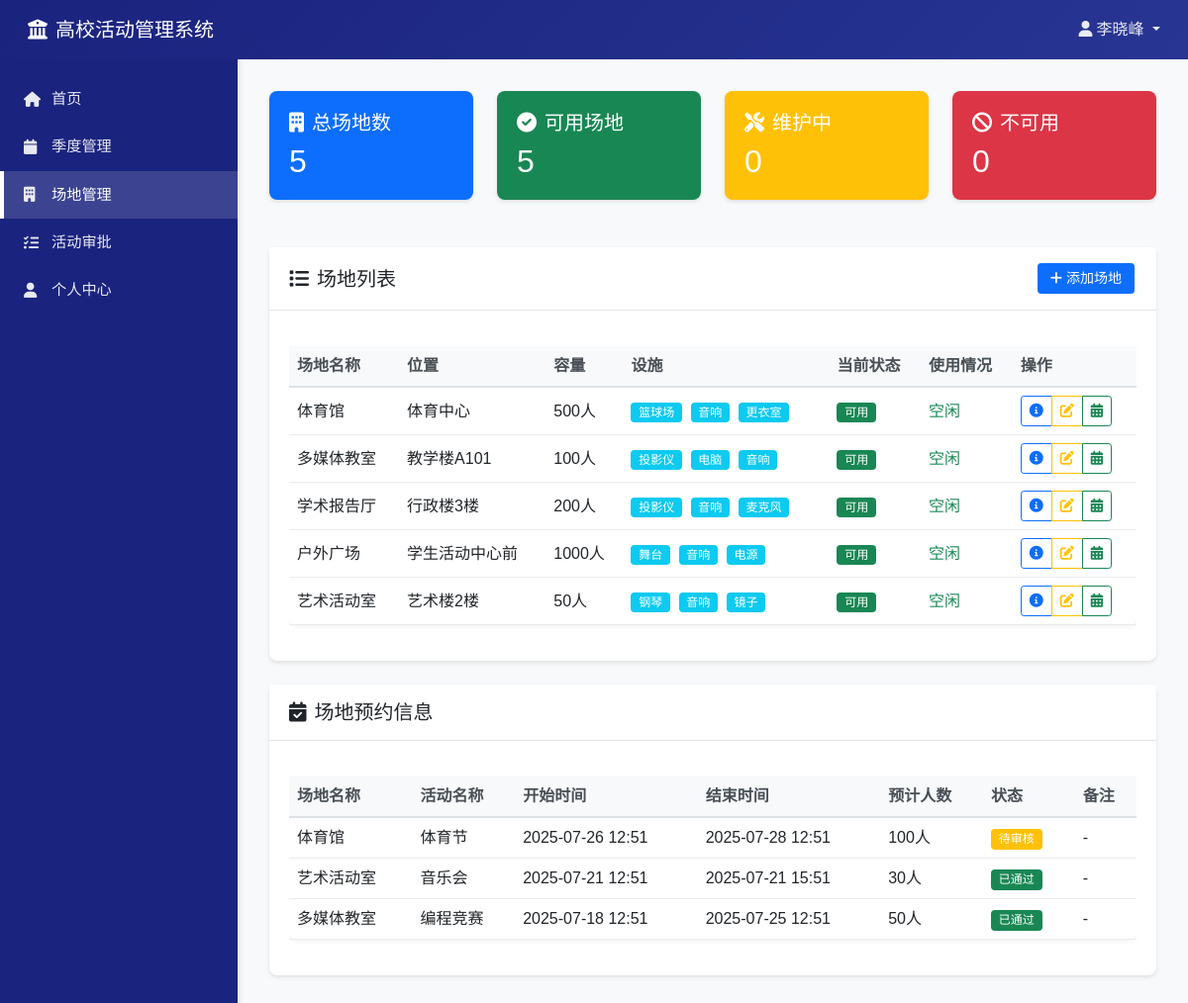
/admin/venues (signed in), run on an earlier commit of the app's database.
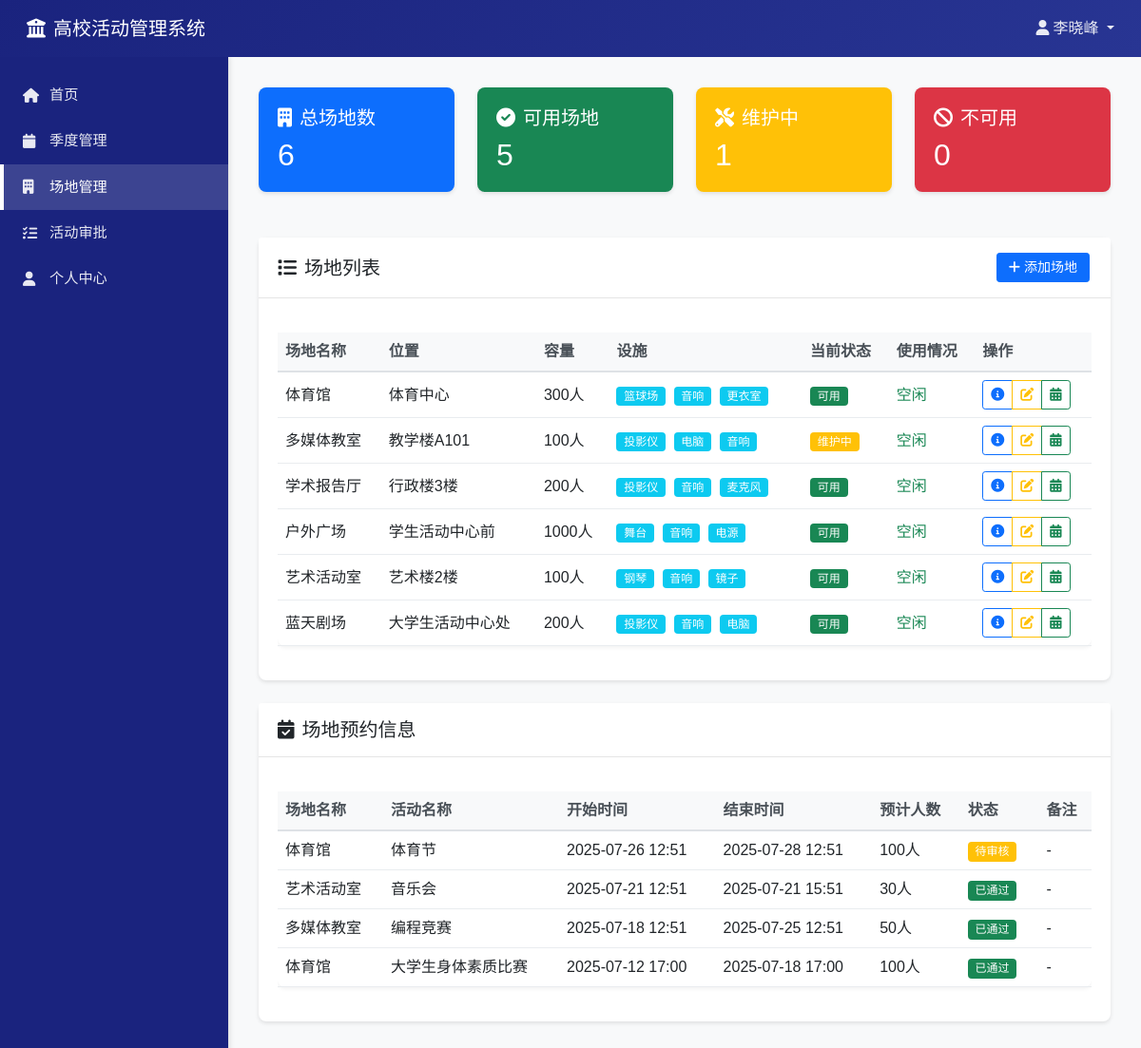
And on a later commit of the database.
### tables this page shows
CREATE TABLE venues (
            venue_id INTEGER PRIMARY KEY AUTOINCREMENT,
            venue_name TEXT NOT NULL,
            location TEXT NOT NULL,
            capacity INTEGER NOT NULL,
            facilities TEXT,
            status TEXT DEFAULT 'available' CHECK (status IN ('available', 'maintenance', 'unavailable'))
        );

CREATE TABLE venue_bookings (
            booking_id INTEGER PRIMARY KEY AUTOINCREMENT,
            venue_id INTEGER NOT NULL,
            activity_id INTEGER NOT NULL,
            start_time TIMESTAMP NOT NULL,
            end_time TIMESTAMP NOT NULL,
            booking_status TEXT DEFAULT 'pending' CHECK (booking_status IN ('pending', 'approved', 'rejected', 'cancelled')),
            organizer_id INTEGER NOT NULL,
            admin_id INTEGER,
            created_at TIMESTAMP DEFAULT CURRENT_TIMESTAMP,
            FOREIGN KEY (venue_id) REFERENCES venues(venue_id),
            FOREIGN KEY (activity_id) REFERENCES activities(activity_id),
            FOREIGN KEY (organizer_id) REFERENCES students(student_id),
            FOREIGN KEY (admin_id) REFERENCES teachers(teacher_id)
        );

CREATE TABLE activities (
            activity_id INTEGER PRIMARY KEY AUTOINCREMENT,
            organizer_id INTEGER NOT NULL,
            supervisor_id INTEGER,
            admin_id INTEGER,
            activity_name TEXT NOT NULL,
            description TEXT,
            start_time TIMESTAMP NOT NULL,
            end_time TIMESTAMP NOT NULL,
            required_skills TEXT,
            participant_count INTEGER DEFAULT 0,
            max_participants INTEGER NOT NULL,
            status TEXT DEFAULT 'planning' CHECK (status IN ('planning', 'pending_review', 'approved', 'in_progress', 'completed', 'cancelled')),
            applied_funds REAL DEFAULT 0.0,
            allocated_funds REAL DEFAULT 0.0,
            remaining_funds REAL DEFAULT 0.0,
            activity_type TEXT CHECK (activity_type IN ('indoor', 'outdoor')),
            total_score INTEGER DEFAULT 0,
            created_at TIMESTAMP DEFAULT CURRENT_TIMESTAMP,
            FOREIGN KEY (organizer_id) REFERENCES students(student_id),
            FOREIGN KEY (supervisor_id) REFERENCES teachers(teacher_id),
            FOREIGN KEY (admin_id) REFERENCES teachers(teacher_id)
        );

### admin/venues.py (the view)
@venues_bp.route('/venues')
@admin_required
def venues_page():
    conn = get_db_connection()
    try:
        venues = [dict_from_row(row) for row in get_all_venues(conn)]
        stats = dict_from_row(get_venue_stats(conn))
        venue_bookings = get_all_bookings(conn)
        for venue in venues:
            current_booking = get_current_booking(conn, venue['venue_id'])
            venue['current_booking'] = dict_from_row(current_booking) if current_booking else None
        admin_info = {
            'name': session.get('username'),
            'college': session.get('college')
        }
        return render_template('admin/venues.html',
                            venues=venues,
                            venue_stats=stats,
                            venue_bookings=venue_bookings,
                            admin_info=admin_info)
    finally:
        conn.close()

### templates/admin/venues.html (shortened to what this page needs)
{% extends "admin/base.html" %}
{% block content %}
<div class="venues-dashboard">
    <div class="row mb-4">
        <div class="col-md-3">
            <div class="card bg-primary text-white">
                <div class="card-body">
                    <h5 class="card-title"><i class="fas fa-building me-2"></i>总场地数</h5>
                    <h2 class="mb-0">{{ venue_stats.total }}</h2>
                </div>
            </div>
        </div>
        <div class="col-md-3">
            <div class="card bg-success text-white">
                <div class="card-body">
                    <h5 class="card-title"><i class="fas fa-check-circle me-2"></i>可用场地</h5>
                    <h2 class="mb-0">{{ venue_stats.available }}</h2>
                </div>
            </div>
        </div>
        <div class="col-md-3">
            <div class="card bg-warning text-white">
                <div class="card-body">
                    <h5 class="card-title"><i class="fas fa-tools me-2"></i>维护中</h5>
                    <h2 class="mb-0">{{ venue_stats.maintenance }}</h2>
                </div>
            </div>
        </div>
        <div class="col-md-3">
            <div class="card bg-danger text-white">
                <div class="card-body">
                    <h5 class="card-title"><i class="fas fa-ban me-2"></i>不可用</h5>
                    <h2 class="mb-0">{{ venue_stats.unavailable }}</h2>
                </div>
            </div>
        </div>
    </div>
    <div class="card">
        <div class="card-header d-flex justify-content-between align-items-center">
            <h5 class="mb-0"><i class="fas fa-list me-2"></i>场地列表</h5>
            <button class="btn btn-primary btn-sm" data-bs-toggle="modal" data-bs-target="#addVenueModal">
                <i class="fas fa-plus me-1"></i>添加场地
            </button>
        </div>
        <div class="card-body">
            <div class="table-responsive">
                <table class="table table-hover">
                    <thead>
                        <tr>
                            <th>场地名称</th>
                            <th>位置</th>
                            <th>容量</th>
                            <th>设施</th>
                            <th>当前状态</th>
                            <th>使用情况</th>
                            <th>操作</th>
                        </tr>
                    </thead>
                    <tbody>
                        {% for venue in venues %}
                        <tr>
                            <td>{{ venue.venue_name }}</td>
                            <td>{{ venue.location }}</td>
                            <td>{{ venue.capacity }}人</td>
                            <td>
                                {% for facility in venue.facilities.split(',') %}
                                <span class="badge bg-info">{{ facility }}</span>
                                {% endfor %}
                            </td>
                            <td>
                                {% if venue.status == 'available' %}
                                <span class="badge bg-success">可用</span>
                                {% elif venue.status == 'maintenance' %}
                                <span class="badge bg-warning">维护中</span>
                                {% else %}
                                <span class="badge bg-danger">不可用</span>
                                {% endif %}
                            </td>
                            <td>
                                {% if venue.current_booking %}
                                <small class="text-muted">
                                    当前：{{ venue.current_booking.activity_name }}<br>
                                    结束时间：{{ venue.current_booking.end_time.strftime('%H:%M') }}
                                </small>
                                {% else %}
                                <span class="text-success">空闲</span>
                                {% endif %}
                            </td>
                            <td>
                                <div class="btn-group btn-group-sm">
                                    <button class="btn btn-outline-primary" data-venue-id="{{ venue.venue_id }}" data-action="details">
                                        <i class="fas fa-info-circle"></i>
                                    </button>
                                    <button class="btn btn-outline-warning" data-venue-id="{{ venue.venue_id }}" data-action="edit">
                                        <i class="fas fa-edit"></i>
                                    </button>
                                    <button class="btn btn-outline-success" data-venue-id="{{ venue.venue_id }}" data-action="bookings">
                                        <i class="fas fa-calendar-alt"></i>
                                    </button>
                                </div>
                            </td>
                        </tr>
                        {% endfor %}
                    </tbody>
                </table>
            </div>
        </div>
    </div>
    <div class="card mt-4">
        <div class="card-header">
            <h5 class="mb-0"><i class="fas fa-calendar-check me-2"></i>场地预约信息</h5>
        </div>
        <div class="card-body">
            <div class="table-responsive">
                <table class="table table-hover">
                    <thead>
                        <tr>
                            <th>场地名称</th>
                            <th>活动名称</th>
                            <th>开始时间</th>
                            <th>结束时间</th>
                            <th>预计人数</th>
                            <th>状态</th>
                            <th>备注</th>
                        </tr>
                    </thead>
                    <tbody>
                        {% for booking in venue_bookings %}
                        <tr>
                            <td>{{ booking.venue_name }}</td>
                            <td>{{ booking.activity_name }}</td>
                            <td>{{ booking.start_time.strftime('%Y-%m-%d %H:%M') }}</td>
                            <td>{{ booking.end_time.strftime('%Y-%m-%d %H:%M') }}</td>
                            <td>{{ booking.expected_participants }}人</td>
                            <td>
                                {% if booking.booking_status == 'approved' %}
                                <span class="badge bg-success">已通过</span>
                                {% elif booking.booking_status == 'pending' %}
                                <span class="badge bg-warning">待审核</span>
                                {% else %}
                                <span class="badge bg-danger">已拒绝</span>
                                {% endif %}
                            </td>
                            <td>{{ booking.notes or '-' }}</td>
                        </tr>
                        {% endfor %}
                    </tbody>
                </table>
            </div>
        </div>
    </div>
</div>
{% endblock %}

### templates/admin/base.html (shortened to what this page needs)
<!DOCTYPE html>
<html lang="zh-CN">
<head>
    <link href="https://cdn.jsdelivr.net/npm/bootstrap@5.1.3/dist/css/bootstrap.min.css" rel="stylesheet">
    <link href="https://cdnjs.cloudflare.com/ajax/libs/font-awesome/6.0.0/css/all.min.css" rel="stylesheet">
    <link href="{{ url_for('static', filename='css/admin.css') }}" rel="stylesheet">
</head>
<body>
    <nav class="top-navbar navbar navbar-dark">
        <div class="container-fluid">
            <a class="navbar-brand" href="{{ url_for('admin.dashboard') }}">
                <i class="fas fa-university me-2"></i>高校活动管理系统
            </a>
            <ul class="navbar-nav ms-auto">
                <li class="nav-item dropdown">
                    <a class="nav-link dropdown-toggle" href="#" id="navbarDropdown" role="button" data-bs-toggle="dropdown">
                        <i class="fas fa-user me-1"></i>{{ admin_info.name }}
                    </a>
                </li>
            </ul>
        </div>
    </nav>
    <nav class="side-navbar">
        <ul class="nav flex-column">
            <li class="nav-item">
                <a class="nav-link {% if request.endpoint == 'admin.dashboard' %}active{% endif %}"
                   href="{{ url_for('admin.dashboard') }}">
                    <i class="fas fa-home me-2"></i>首页
                </a>
            </li>
            <li class="nav-item">
                <a class="nav-link {% if request.endpoint == 'admin.seasons' %}active{% endif %}"
                   href="{{ url_for('admin.seasons') }}">
                    <i class="fas fa-calendar me-2"></i>季度管理
                </a>
            </li>
            <li class="nav-item">
                <a class="nav-link {% if request.endpoint == 'admin_venues.venues_page' %}active{% endif %}"
                   href="{{ url_for('admin_venues.venues_page') }}">
                    <i class="fas fa-building me-2"></i>场地管理
                </a>
            </li>
            <li class="nav-item">
                <a class="nav-link {% if request.endpoint == 'admin.activities' %}active{% endif %}"
                   href="{{ url_for('admin.activities') }}">
                    <i class="fas fa-tasks me-2"></i>活动审批
                </a>
            </li>
            <li class="nav-item">
                <a class="nav-link {% if request.endpoint == 'admin.profile' %}active{% endif %}"
                   href="{{ url_for('admin.profile') }}">
                    <i class="fas fa-user me-2"></i>个人中心
                </a>
            </li>
        </ul>
    </nav>
    <div class="main-content">
        {% block content %}{% endblock %}
    </div>
</body>
</html>

What changed in the data, as far as the page shows it:
changed venues "体育馆": capacity "500" → "300"
changed venues "多媒体教室": status "可用" → "维护中"
changed venues "艺术活动室": capacity "50" → "100"
added venues: venue_name "蓝天剧场", location "大学生活动中心处", capacity "200", facility "投影仪" "音响" "电脑", status "可用"
added venue_bookings: venue_name "体育馆", activity_name "大学生身体素质比赛", start_time "2025-07-12 17:00", end_time "2025-07-18 17:00", expected_participants "100", booking_status "已通过", notes "-"
Also different on the page:
{{ venue_stats.total }}: "5" → "6"
{{ venue_stats.maintenance }}: "0" → "1"
